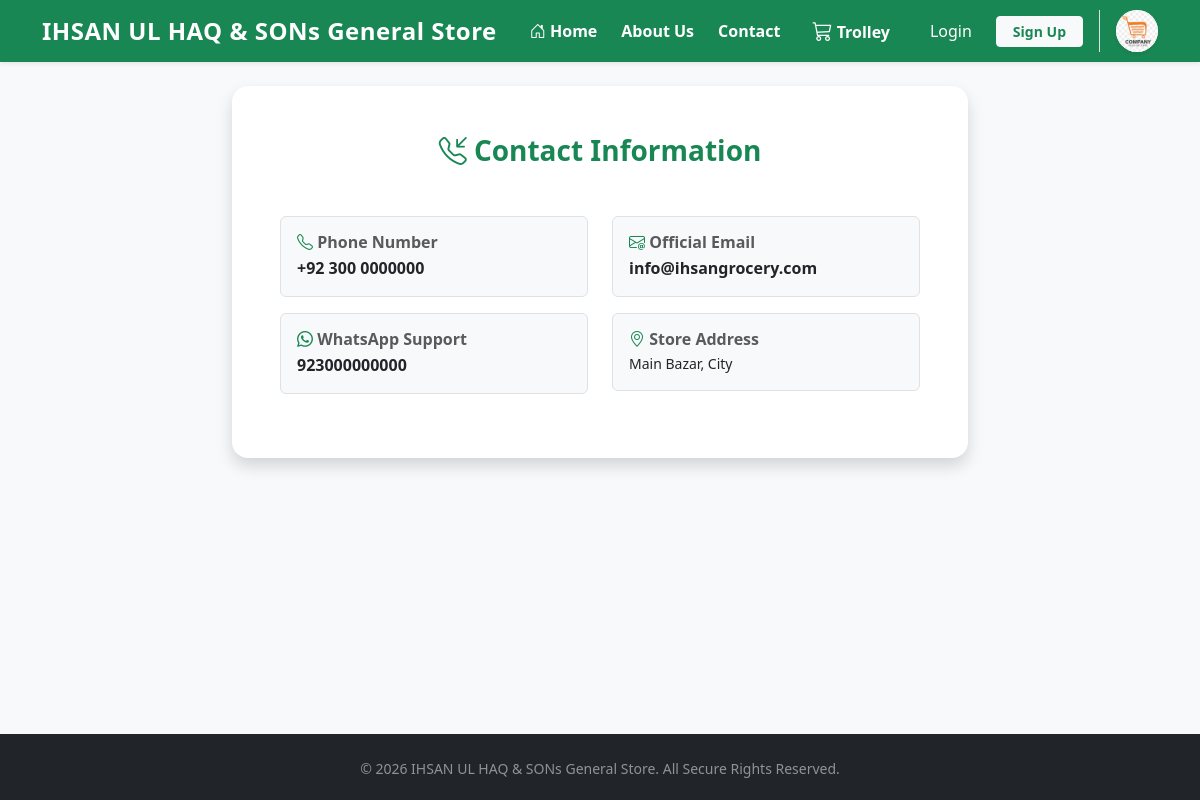
/contact, run on an earlier commit of the app's database.
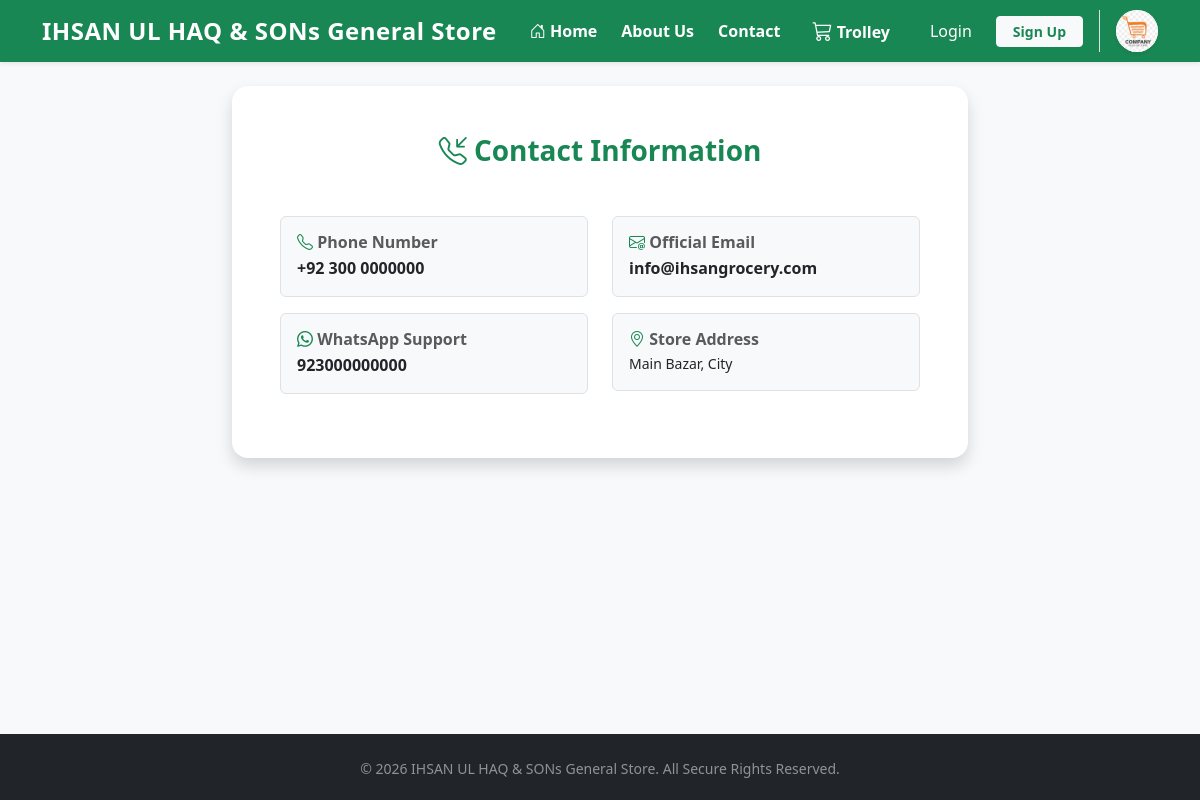
And on a later commit of the database.
### tables this page shows
CREATE TABLE site_settings (key TEXT PRIMARY KEY, value TEXT);

### routes/customer.py (the view)
@customer_bp.route('/contact')
def contact():
    return render_template('contact.html')

### database/db_handler.py (called while the page is built)
def get_db_connection():
    conn = sqlite3.connect(DATABASE_NAME)
    conn.row_factory = sqlite3.Row
    return conn

### templates/contact.html
{% extends "base.html" %}
{% block content %}
<div class="row justify-content-center">
    <div class="col-md-8">
        <div class="card shadow border-0 p-5 rounded-4 bg-white">
            <h3 class="fw-bold text-success mb-4 text-center"><i class="bi bi-telephone-inbound"></i> Contact Information</h3>
            <div class="row mt-4">
                <div class="col-md-6 mb-3">
                    <div class="p-3 border rounded bg-light">
                        <h6 class="fw-bold text-muted mb-1"><i class="bi bi-telephone text-success"></i> Phone Number</h6>
                        <p class="mb-0 text-dark fw-semibold">{{ contact_phone or '+92 300 0000000' }}</p>
                    </div>
                </div>
                <div class="col-md-6 mb-3">
                    <div class="p-3 border rounded bg-light">
                        <h6 class="fw-bold text-muted mb-1"><i class="bi bi-envelope-at text-success"></i> Official Email</h6>
                        <p class="mb-0 text-dark fw-semibold">{{ contact_email or 'info@ihsanstore.com' }}</p>
                    </div>
                </div>
                <div class="col-md-6 mb-3">
                    <div class="p-3 border rounded bg-light">
                        <h6 class="fw-bold text-muted mb-1"><i class="bi bi-whatsapp text-success"></i> WhatsApp Support</h6>
                        <p class="mb-0 text-dark fw-semibold">{{ whatsapp_no or '+92 300 0000000' }}</p>
                    </div>
                </div>
                <div class="col-md-6 mb-3">
                    <div class="p-3 border rounded bg-light">
                        <h6 class="fw-bold text-muted mb-1"><i class="bi bi-geo-alt text-success"></i> Store Address</h6>
                        <p class="mb-0 text-dark small">{{ contact_address or 'Main Bazar' }}</p>
                    </div>
                </div>
            </div>
        </div>
    </div>
</div>
{% endblock %}

What changed in the data, as far as the page shows it:
added site_settings: value "+92 300 0000000"
added site_settings: value "info@ihsangrocery.com"
added site_settings: value "923000000000"
added site_settings: value "Main Bazar, City"
Also different on the page:
{{ contact_phone or '+92 300 0000000' }}: "+92 300 0000000" → (not shown)
{{ contact_email or 'info@ihsanstore.com' }}: "info@ihsangrocery.com" → (not shown)
{{ whatsapp_no or '+92 300 0000000' }}: "923000000000" → (not shown)
{{ contact_address or 'Main Bazar' }}: "Main Bazar, City" → (not shown)
